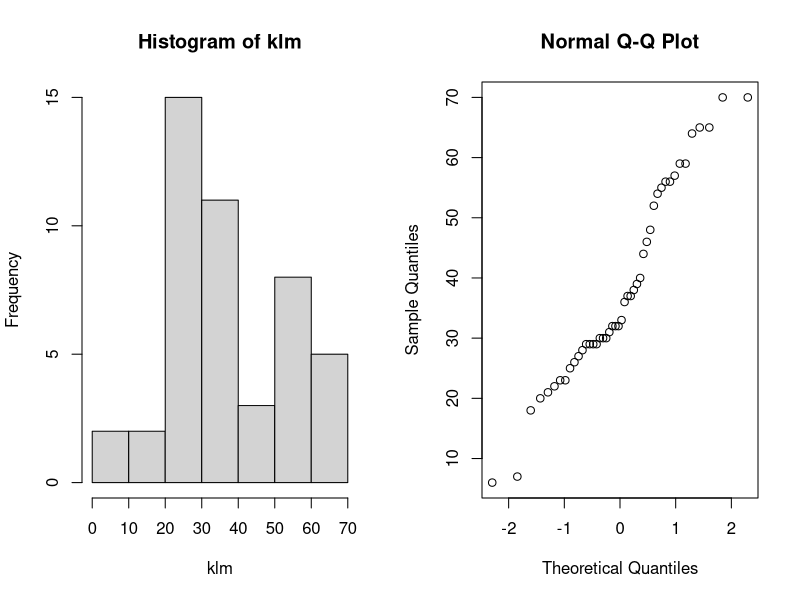

Recreate this plot in R.
klm = scan("klm.txt")
# First, we check distribution of the data.
# Assuming maximum delivery duration of this parts is 70,
# we remove outliers (parts that are more than 70 days)
klm <- klm[klm<71]
par(mfrow=c(1,2))
hist(klm)
qqnorm(klm)

# we can assume the data to be symmetric with a certain median.
# Therefore, we can use Wilcoxon test.
# now we test wether the median is 32 or less.
# First we will test if it's equal to 32
wilcox.test(klm,mu=32)
# p-value = 0.04627, therefore the hypothesis is rejected
# Testing lower values gives smaller p-values.
# e.g. with mu=31, p-value = 0.02354
#           mu=30, p-value = 0.004791
# Therefore, we can reject the hypothesis that the median is 32 or lower.




# 2.
klm = scan("klm.txt")
binom.test(sum(klm>70),sum(!!klm),p=0.1)
# confidence interval is between 13.38% and 36.04%
# Therefore, KLM criterion is not met